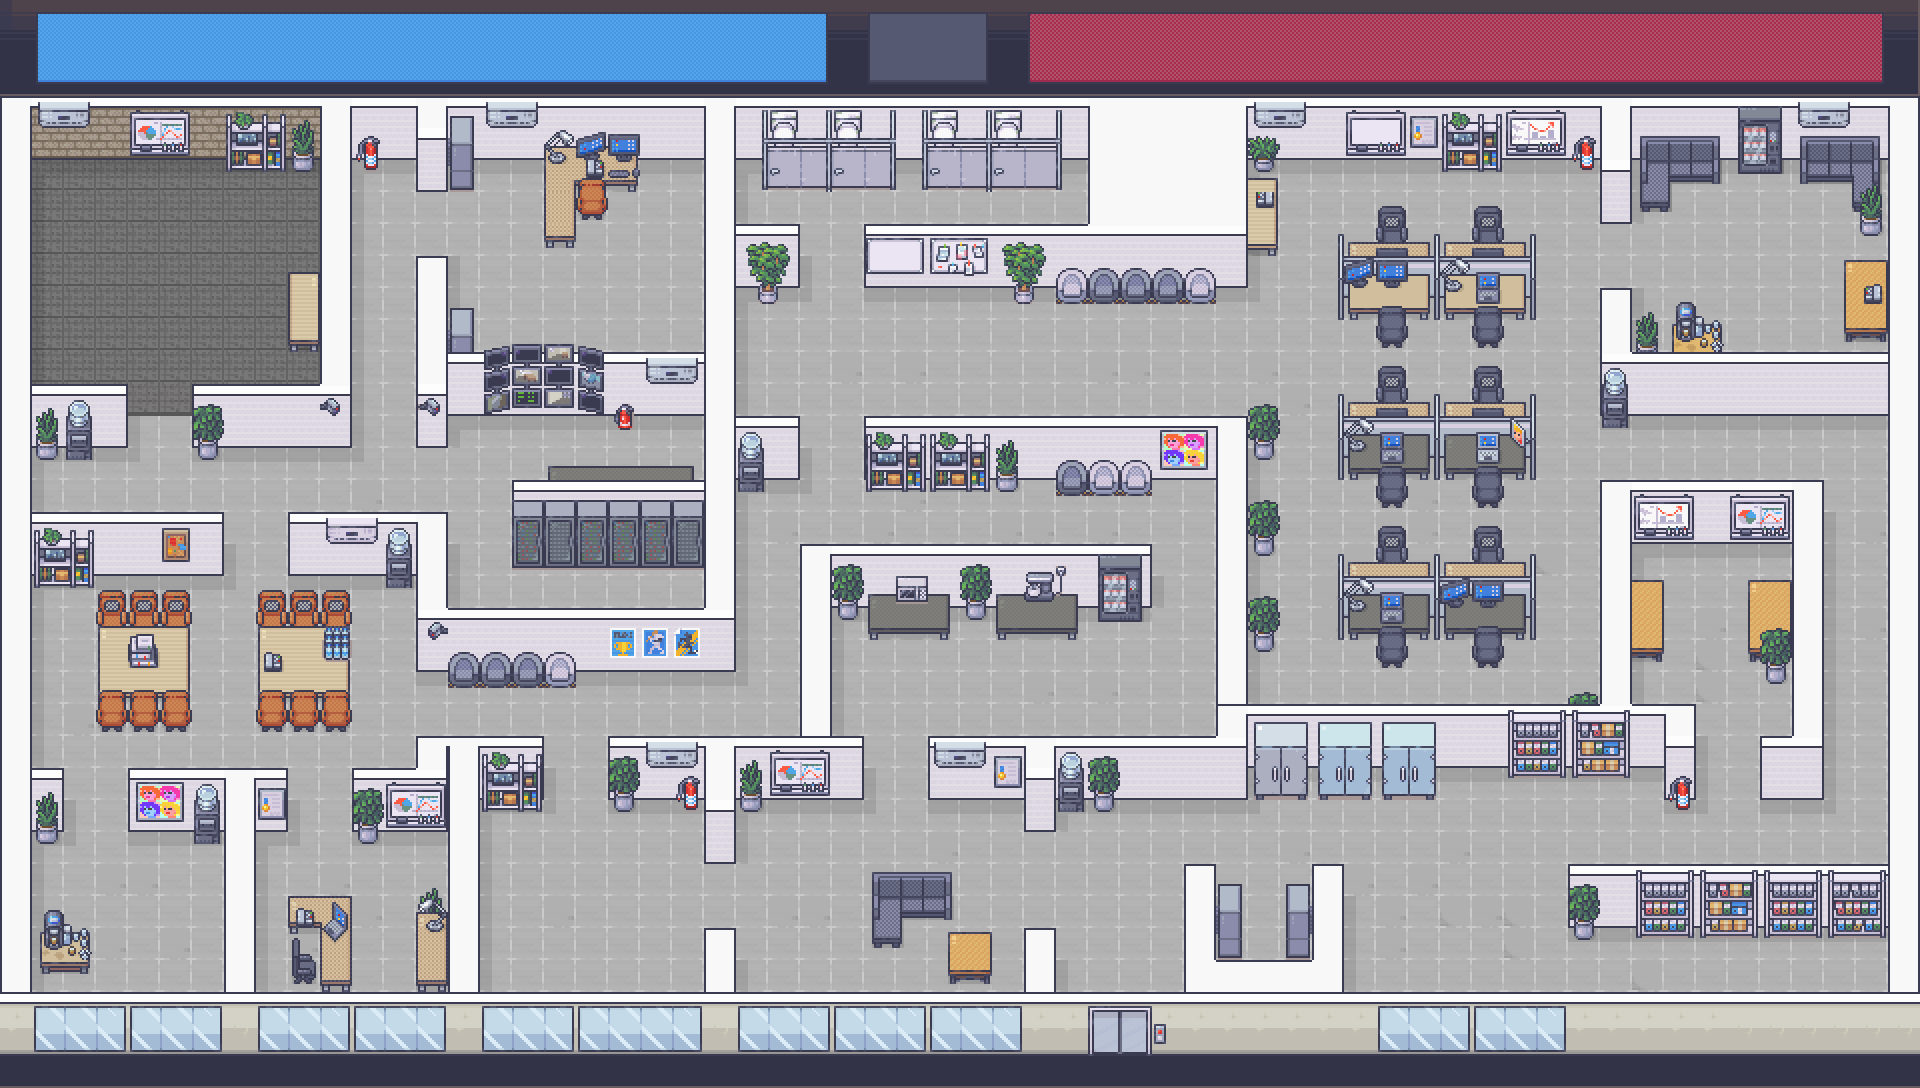

Below is a game level as drawn by its tile map, then a one-line description and the .tmx that defines it (tile-layer data replaced by summaries):
An orthogonal 60x34 tile map with 32x32 px tiles, 10 tile layers (Sol, Decors_Derriere_Mur, Mur, 1, ...), 3 hidden layers not drawn, 3 tilesets.

<map version="1.10" tiledversion="1.10.2" orientation="orthogonal" renderorder="right-down" width="60" height="34" tilewidth="32" tileheight="32" infinite="0" nextlayerid="26" nextobjectid="1">
 <tileset firstgid="1" source="32/Room_Builder_Office_32x32.tsx" />
 <tileset firstgid="225" source="32/Modern_Office_Black_Shadow_32x32.tsx" />
 <tileset firstgid="1073" source="32/Interiors_32x32.tsx" />
 <layer id="8" name="Sol" width="60" height="34">
  <data>[2040 cells, 1412 non-empty, 21 distinct tile ids]</data>
 </layer>
 <layer id="17" name="Decors_Derriere_Mur" width="60" height="34">
  <data>[2040 cells, 197 non-empty, 51 distinct tile ids]</data>
 </layer>
 <layer id="9" name="Mur" width="60" height="34">
  <data>[2040 cells, 697 non-empty, 31 distinct tile ids]</data>
 </layer>
 <layer id="16" name="1" width="60" height="34">
  <data>[2040 cells, 177 non-empty, 71 distinct tile ids]</data>
 </layer>
 <layer id="13" name="2" width="60" height="34">
  <data>[2040 cells, 213 non-empty, 94 distinct tile ids]</data>
 </layer>
 <layer id="10" name="3" width="60" height="34">
  <data>[2040 cells, 227 non-empty, 133 distinct tile ids]</data>
 </layer>
 <layer id="21" name="4" width="60" height="34">
  <data>[2040 cells, 106 non-empty, 61 distinct tile ids]</data>
 </layer>
 <layer id="11" name="5" width="60" height="34">
  <data>[2040 cells, 118 non-empty, 52 distinct tile ids]</data>
 </layer>
 <layer id="18" name="6" width="60" height="34">
  <data>[2040 cells, 30 non-empty, 20 distinct tile ids]</data>
 </layer>
 <layer id="15" name="7" width="60" height="34">
  <data>[2040 cells, 14 non-empty, 4 distinct tile ids]</data>
 </layer>
 <layer id="22" name="Chemin_0" width="60" height="34" visible="0">
  <data>[2040 cells, 275 non-empty, 2 distinct tile ids]</data>
 </layer>
 <layer id="24" name="Chemin_1" width="60" height="34" visible="0" offsetx="16" offsety="16">
  <data>[2040 cells, 265 non-empty, 2 distinct tile ids]</data>
 </layer>
 <layer id="25" name="Chemin_2" width="60" height="34" visible="0">
  <data>[2040 cells, 194 non-empty, 2 distinct tile ids]</data>
 </layer>
</map>
